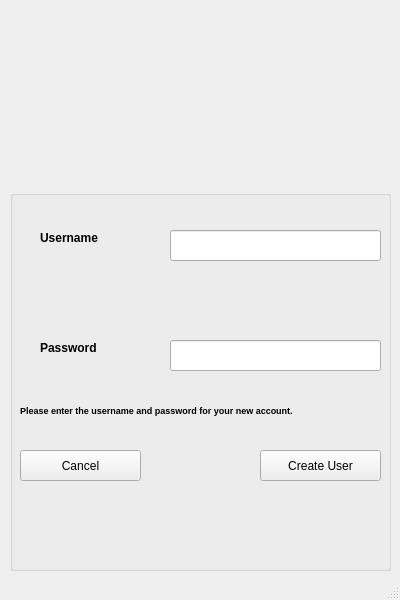
<?xml version="1.0" encoding="UTF-8"?>
<ui version="4.0">
 <class>MainWindow</class>
 <widget class="QMainWindow" name="MainWindow">
  <property name="geometry">
   <rect>
    <x>0</x>
    <y>0</y>
    <width>400</width>
    <height>600</height>
   </rect>
  </property>
  <property name="windowTitle">
   <string>MainWindow</string>
  </property>
  <widget class="QWidget" name="centralwidget">
   <widget class="QGroupBox" name="groupBox">
    <property name="geometry">
     <rect>
      <x>10</x>
      <y>190</y>
      <width>381</width>
      <height>381</height>
     </rect>
    </property>
    <property name="title">
     <string/>
    </property>
    <widget class="QLabel" name="Username">
     <property name="geometry">
      <rect>
       <x>30</x>
       <y>40</y>
       <width>91</width>
       <height>16</height>
      </rect>
     </property>
     <property name="font">
      <font>
       <pointsize>9</pointsize>
       <weight>75</weight>
       <bold>true</bold>
      </font>
     </property>
     <property name="text">
      <string>Username</string>
     </property>
    </widget>
    <widget class="QLineEdit" name="UserInput">
     <property name="geometry">
      <rect>
       <x>160</x>
       <y>40</y>
       <width>211</width>
       <height>31</height>
      </rect>
     </property>
    </widget>
    <widget class="QLabel" name="Password">
     <property name="geometry">
      <rect>
       <x>30</x>
       <y>150</y>
       <width>91</width>
       <height>16</height>
      </rect>
     </property>
     <property name="font">
      <font>
       <pointsize>9</pointsize>
       <weight>75</weight>
       <bold>true</bold>
      </font>
     </property>
     <property name="text">
      <string>Password</string>
     </property>
    </widget>
    <widget class="QLineEdit" name="Passinput">
     <property name="geometry">
      <rect>
       <x>160</x>
       <y>150</y>
       <width>211</width>
       <height>31</height>
      </rect>
     </property>
    </widget>
    <widget class="QPushButton" name="CancelButton">
     <property name="geometry">
      <rect>
       <x>10</x>
       <y>260</y>
       <width>121</width>
       <height>31</height>
      </rect>
     </property>
     <property name="text">
      <string>Cancel</string>
     </property>
    </widget>
    <widget class="QPushButton" name="CreateButton">
     <property name="geometry">
      <rect>
       <x>250</x>
       <y>260</y>
       <width>121</width>
       <height>31</height>
      </rect>
     </property>
     <property name="text">
      <string>Create User</string>
     </property>
    </widget>
    <widget class="QLabel" name="Instructions">
     <property name="geometry">
      <rect>
       <x>10</x>
       <y>200</y>
       <width>331</width>
       <height>41</height>
      </rect>
     </property>
     <property name="font">
      <font>
       <pointsize>7</pointsize>
       <weight>75</weight>
       <bold>true</bold>
      </font>
     </property>
     <property name="text">
      <string>Please enter the username and password for your new account.</string>
     </property>
    </widget>
   </widget>
   <widget class="QLabel" name="photo">
    <property name="geometry">
     <rect>
      <x>110</x>
      <y>10</y>
      <width>181</width>
      <height>171</height>
     </rect>
    </property>
    <property name="text">
     <string/>
    </property>
    <property name="pixmap">
     <pixmap>Charles_Barkley.jpg</pixmap>
    </property>
    <property name="scaledContents">
     <bool>true</bool>
    </property>
   </widget>
  </widget>
  <widget class="QStatusBar" name="statusbar"/>
 </widget>
 <resources/>
 <connections/>
</ui>
